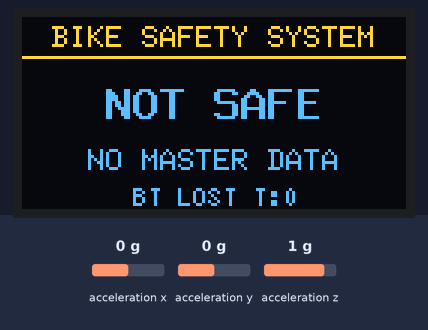
Recording of a sketch running on a simulated Arduino Uno, built with avr-gcc and run on an emulated ATmega328P. Parts: 128×64 one-colour display. The test bench sets the inputs (shaded band); at power-on: acceleration z 1 g, acceleration y 0 g, acceleration x 0 g. The OLED is the two-colour kind (top 16 rows yellow); what the sketch prints to the serial monitor is not drawn.

Above: at 1.8 s.
1.9 s: acceleration z set to 0.1 g
4.2 s: acceleration z set to -0.2 g
At 7.2 s:
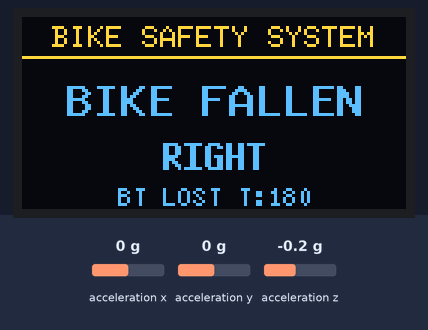
7.4 s: acceleration y set to -1.4 g
At 9.3 s:
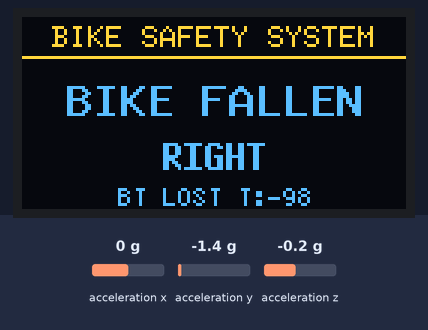
11.4 s: acceleration y set to -0.8 g
At 13.6 s:
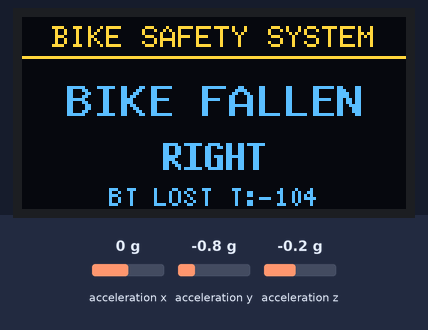
Timing chart, 0 to 14.6 s (numbered marks = the images above; inputs shaded):
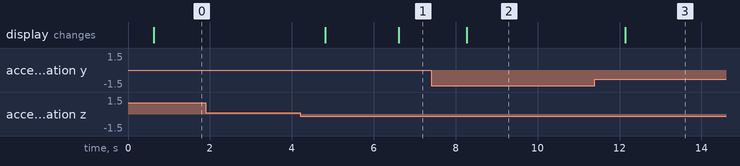

The sketch:

slave_bike.ino
```cpp
#include <SoftwareSerial.h>
#include <Wire.h>
#include <U8g2lib.h>
#include <Adafruit_Sensor.h>
#include <Adafruit_ADXL345_U.h>
#include <math.h>
#include <stdio.h>

// ========== BLUETOOTH ==========
SoftwareSerial BT(10, 11);

// ========== SH1106 OLED ==========
U8G2_SH1106_128X64_NONAME_1_HW_I2C oled(
  U8G2_R0, U8X8_PIN_NONE
);

// ========== ADXL345 ==========
Adafruit_ADXL345_Unified accel(12345);
bool adxlReady = false;

// ========== MASTER DATA ==========
char buffer[80];
byte bufferIndex = 0;

int irValue = -1;
int limitValue = -1;
int helmetFlag = -1;
int alcoholFlag = -1;
int mq3Value = 0;

bool hasMasterData = false;
unsigned long lastReceived = 0;
const unsigned long BT_TIMEOUT = 5000;

// ========== BIKE TILT ==========
const float FALL_ANGLE = 65.0;
const float UPRIGHT_ANGLE = 30.0;
const unsigned long FALL_CONFIRM_MS = 1500;
const unsigned long RECOVER_CONFIRM_MS = 3000;

enum BikeState {
  BIKE_NORMAL,
  BIKE_FALLEN_LEFT,
  BIKE_FALLEN_RIGHT
};

BikeState bikeState = BIKE_NORMAL;

int candidateDirection = 0;
unsigned long fallStart = 0;
unsigned long uprightStart = 0;

float x = 0;
float y = 0;
float z = 0;
float rollAngle = 0;

// ========== TIMERS ==========
unsigned long lastAccelRead = 0;
unsigned long lastOledUpdate = 0;

// ========== RECEIVE BLUETOOTH ==========
void processMessage(char *message) {
  int ir, lim, flag, alcohol, mq3;

  int parsed = sscanf(
    message,
    "IR=%d,limit=%d,FLAG=%d,ALC=%d,MQ3=%d",
    &ir, &lim, &flag, &alcohol, &mq3
  );

  if (parsed == 5 &&
      (ir == 0 || ir == 1) &&
      (lim == 0 || lim == 1) &&
      (flag == ((ir == 0 && lim == 0) ? 1 : 0)) &&
      (alcohol >= -1 && alcohol <= 1) &&
      (mq3 >= 0 && mq3 <= 1023)) {

    irValue = ir;
    limitValue = lim;
    helmetFlag = flag;
    alcoholFlag = alcohol;
    mq3Value = mq3;

    lastReceived = millis();
    hasMasterData = true;

    Serial.print("IR=");
    Serial.print(irValue);

    Serial.print(" LIMIT=");
    Serial.print(limitValue);

    Serial.print(" FLAG=");
    Serial.print(helmetFlag);

    Serial.print(" ALC=");
    Serial.print(alcoholFlag);

    Serial.print(" MQ3=");
    Serial.println(mq3Value);

  } else {
    Serial.print("Invalid data: ");
    Serial.println(message);
  }
}

// ========== BIKE FALL DETECTION ==========
void detectBikeFall(float angle) {
  unsigned long now = millis();
  int direction = 0;

  if (angle >= FALL_ANGLE) {
    direction = 1;
  } else if (angle <= -FALL_ANGLE) {
    direction = -1;
  }

  if (bikeState == BIKE_NORMAL) {
    if (direction == 0) {
      candidateDirection = 0;
      fallStart = 0;
      return;
    }

    if (direction != candidateDirection) {
      candidateDirection = direction;
      fallStart = now;
    }
    else if (now - fallStart >= FALL_CONFIRM_MS) {
      bikeState = (direction == 1) ?
        BIKE_FALLEN_RIGHT : BIKE_FALLEN_LEFT;

      Serial.println(
        direction == 1 ?
        "!!! BIKE FALLEN RIGHT !!!" :
        "!!! BIKE FALLEN LEFT !!!"
      );

      candidateDirection = 0;
      uprightStart = 0;
    }
  }
  else {
    if (fabs(angle) <= UPRIGHT_ANGLE) {
      if (uprightStart == 0) {
        uprightStart = now;
      }
      else if (now - uprightStart >= RECOVER_CONFIRM_MS) {
        bikeState = BIKE_NORMAL;
        uprightStart = 0;
        Serial.println("BIKE RECOVERED");
      }
    }
    else {
      uprightStart = 0;
    }
  }
}

// ========== OLED TEXT HELPER ==========
void drawCentered(const char *str, int y) {
  int width = oled.getStrWidth(str);
  int posX = (128 - width) / 2;

  if (posX < 0) posX = 0;
  oled.drawStr(posX, y, str);
}

// ========== OLED DISPLAY ==========
void drawScreen() {
  bool masterConnected =
    hasMasterData &&
    (millis() - lastReceived < BT_TIMEOUT);

  oled.firstPage();

  do {
    oled.setFont(u8g2_font_6x10_tf);
    drawCentered("BIKE SAFETY SYSTEM", 10);
    oled.drawHLine(0, 13, 128);

    // Highest priority: Bike fallen
    if (adxlReady && bikeState != BIKE_NORMAL) {
      oled.setFont(u8g2_font_9x15B_tf);
      drawCentered("BIKE FALLEN", 33);

      oled.setFont(u8g2_font_7x13B_tf);

      if (bikeState == BIKE_FALLEN_RIGHT) {
        drawCentered("RIGHT", 51);
      } else {
        drawCentered("LEFT", 51);
      }
    }

    // No Bluetooth data
    else if (!masterConnected) {
      oled.setFont(u8g2_font_9x15B_tf);
      drawCentered("NOT SAFE", 34);

      oled.setFont(u8g2_font_6x10_tf);
      drawCentered("NO MASTER DATA", 51);
    }

    // Alcohol sensor triggered
    else if (alcoholFlag == 1) {
      oled.setFont(u8g2_font_9x15B_tf);
      drawCentered("ALCOHOL!", 34);

      oled.setFont(u8g2_font_6x10_tf);
      drawCentered("DETECTED", 51);
    }

    // Helmet NOT SAFE whenever FLAG is 0
    else if (helmetFlag == 0) {
      oled.setFont(u8g2_font_9x15B_tf);
      drawCentered("NOT SAFE", 34);

      oled.setFont(u8g2_font_6x10_tf);
      drawCentered("CHECK HELMET", 51);
    }

    // Helmet on but alcohol sensor warming up
    else if (alcoholFlag == -1) {
      oled.setFont(u8g2_font_9x15B_tf);
      drawCentered("HELM ON", 32);

      oled.setFont(u8g2_font_6x10_tf);
      drawCentered("MQ3 WARMING UP", 49);
    }

    // Bike significantly tilted
    else if (adxlReady && fabs(rollAngle) >= 30.0) {
      oled.setFont(u8g2_font_9x15B_tf);
      drawCentered("BIKE TILTED", 34);

      oled.setFont(u8g2_font_6x10_tf);
      drawCentered(
        rollAngle > 0 ? "RIGHT" : "LEFT", 51
      );
    }

    // All monitored conditions satisfied
    else if (helmetFlag == 1 && alcoholFlag == 0) {
      // Check mark
      oled.drawLine(5, 32, 13, 41);
      oled.drawLine(13, 41, 28, 22);

      oled.setFont(u8g2_font_9x15B_tf);
      oled.drawStr(34, 33, "HELM ON");

      oled.setFont(u8g2_font_7x13B_tf);
      drawCentered("SAFE", 51);
    }

    // Bottom diagnostic information
    oled.setFont(u8g2_font_5x7_tf);

    char line[28];

    if (masterConnected) {
      snprintf(
        line, sizeof(line),
        "F:%d A:%d T:%d",
        helmetFlag, alcoholFlag, (int)rollAngle
      );
    } else {
      snprintf(
        line, sizeof(line),
        "BT LOST T:%d",
        (int)rollAngle
      );
    }

    drawCentered(line, 63);

  } while (oled.nextPage());
}

// ========== SETUP ==========
void setup() {
  Serial.begin(9600);
  BT.begin(9600);
  Wire.begin();

  Serial.println("BIKE SAFETY SLAVE STARTED");

  // OLED address usually 0x3C
  // Uncomment if OLED uses 0x3D:
  // oled.setI2CAddress(0x3D << 1);

  oled.begin();
  Serial.println("SH1106 OLED INITIALIZED");

  // ADXL345 initialization
  if (accel.begin(0x53)) {
    adxlReady = true;
    accel.setRange(ADXL345_RANGE_16_G);

    Serial.println("ADXL345 CONNECTED");
  }
  else {
    Serial.println("ADXL345 NOT FOUND");
  }

  drawScreen();
}

// ========== MAIN LOOP ==========
void loop() {

  // Read Bluetooth data
  while (BT.available()) {
    char c = BT.read();

    if (c == '\n') {
      buffer[bufferIndex] = '\0';

      if (bufferIndex > 0) {
        processMessage(buffer);
      }

      bufferIndex = 0;
    }
    else if (c != '\r') {
      if (bufferIndex < sizeof(buffer) - 1) {
        buffer[bufferIndex++] = c;
      }
      else {
        bufferIndex = 0;
      }
    }
  }

  // Read ADXL345 every 100 ms
  if (adxlReady &&
      millis() - lastAccelRead >= 100) {

    lastAccelRead = millis();

    sensors_event_t event;
    accel.getEvent(&event);

    x = event.acceleration.x;
    y = event.acceleration.y;
    z = event.acceleration.z;

    rollAngle = atan2(y, z) * 180.0 / PI;

    detectBikeFall(rollAngle);

    Serial.print("X:");
    Serial.print(x, 2);

    Serial.print(" Y:");
    Serial.print(y, 2);

    Serial.print(" Z:");
    Serial.print(z, 2);

    Serial.print(" Roll:");
    Serial.println(rollAngle, 1);
  }

  // Update OLED every 250 ms
  if (millis() - lastOledUpdate >= 250) {
    lastOledUpdate = millis();
    drawScreen();
  }
}
```

Measured:
- the behaviour switches between 0 and -0.1 g on acceleration z (found by bisection; images 0 and 1)
- after the input at 1.9 s, every drawn part: stays the same
- after the input at 4.2 s, the display: first changes after 0.62 s (image 1 shows a later state)
- after the input at 7.4 s, the display: changes after 0.87 s (image 2)
- after the input at 11.4 s, the display: changes after 0.74 s (image 3)
